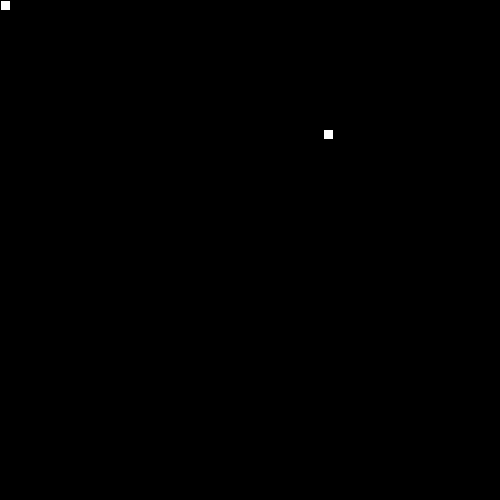
Frame 1 (no input)
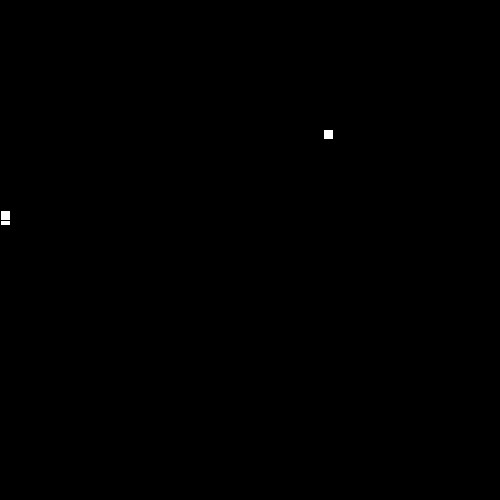
Frame 60 (the mouse pressed at the canvas centre just before this capture)
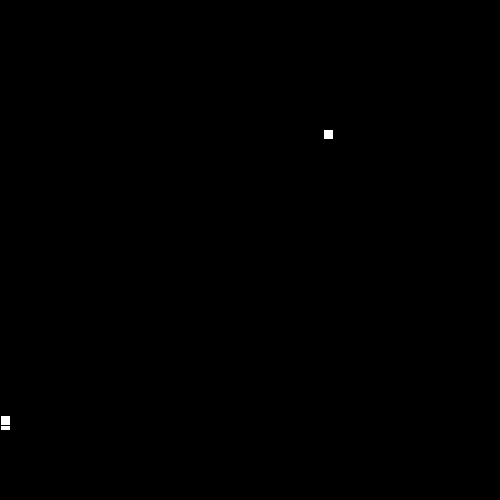
Frame 120 (the mouse held since frame 60 and released just before this capture)

The Processing sketch that drew these frames (run headless with seeded random() and noise(); from frame 60 on, the mouse is pressed at the canvas centre):

// Processing sketch: SnakeRecipe
// ── SnakeRecipe.pde

// 1. Follow the recipe instructions inside the Segment class.

// The Segment class will be used to represent each part of the moving snake.

class Segment {

  //2. Create x and y member variables to hold the location of each segment.
  float x;
  float y;
  // 3. Add a constructor with parameters to initialize each variable.
  Segment(float _x, float _y)
  {
    x = _x;
    y = _y;
  }

  // 4. Add getter and setter methods for both the x and y member variables.
  public void setX(float _x)
  {
    x = _x;
  }
  public void setY(float _y)
  {
    y = _y;
  }
  public float getX()
  {
    return x;
  }
  public float getY()
  {
    return y;
  }
}


// 5. Create (but do not initialize) a Segment variable to hold the head of the Snake
Segment head;


// 6. Create and initialize a String to hold the direction of your snake e.g. "up"
String dir = "up";


// 7. Create and initialize a variable to hold how many pieces of food the snake has eaten.
// give it a value of 1 to start.
int foodEaten = 1;


// 8. Create and initialize foodX and foodY variables to hold the location of the food.
int foodX = floor(random(500));
int foodY = floor(random(500));
// (Hint: use the random method to set both the x and y to random locations within the screen size (500 by 500).)




void setup() {

  // 9. Set the size of your sketch (500 by 500).
  size(500, 500);


  // 10. initialize your head to a new segment.
  head = new Segment(0,0);

  // 11. Use the frameRate(int rate) method to set the rate to 20.
  frameRate(20);
}


void draw() {

  background(0);
  manageTail();
  drawFood();
  drawSnake();
  move();
  collision();

  //12. Call the manageTail, drawFood, drawSnake, move, and collision methods.
}


// 13. Complete the drawFood method below. (Hint: each piece of food should be a 10 by 10 rectangle).

void drawFood() {
  rect(foodX, foodY, 10, 10);
}


//14. Draw the snake head (use a 10 by 10 rectangle)

void drawSnake() {
  rect(head.getX(), head.getY(), 10, 10);

  //test your code
}


// 15. Complete the move method below.

void move() {

  // 16. Using a switch statement, make your snake head move by 10 pixels in the correct direction.
  //This is an incomplete switch statement:
  int speed = 5;
  
  switch(dir) {
  case "up":
    head.setY(head.getY() - speed);
    break;
  case "down":
    // move head down here 
       head.setY(head.getY() + speed);
    break;
  case "left":
   // figure it out 
      head.setX(head.getX() - speed);
    break;
  case "right":
    // mystery code goes here 
       head.setX(head.getX() + speed);
    break;
  }
  


  // 17. Call the checkBoundaries method to make sure the snake head doesn't go off the screen.
  checkBoundaries();
}


// 18. Complete the keyPressed method below. Use if statements to set your direction variable depending on what key is pressed.

void keyPressed() {
  if(key == 'w' && dir != "down")
  {
    dir = "up";
  }
  else if(key == 's'  && dir != "up")
  {
    dir = "down";
  }
  else if(key == 'a' && dir != "right")
  {
    dir = "left";
  }
  else if(key == 'd' && dir != "left")
  {
    dir = "right";
  }
}



// 19. check if your head is out of bounds (teleport your snake head to the other side).

void checkBoundaries() {
  if(head.getY() > height)
  head.setY(0);
  if(head.getY() < 0)
  head.setY(height);
  if(head.getX() > width)
  head.setX(0);
  if(head.getX() < 0)
  head.setX(width);
}



//20. Make sure that the key for your current direction’s opposite doesn’t work(i.e. If you’re going up, down key shouldn’t work)
//done


// 21. Complete the missing parts of the collision method below.

void collision() {

  // If the segment is colliding with a piece of food...
     // Increase the amount of food eaten and set foodX and foodY to new random locations.
     if(head.getX() + 10 < foodX + 10 && head.getX() + 10 > foodX && head.getY() + 10 < foodY + 10 && head.getY() + 10 > foodY)
     {
       foodX = floor(random(500));
       foodY = floor(random(500));
     }
}



/**
 
 ** Part 2: making the tail (the rest of the snake)
 
 **/

//  1. Create and initialize an ArrayList of Segments. (This will be your snake tail!)
ArrayList<Segment> segments = new ArrayList<Segment>(); 

// 2. Complete the missing parts of the manageTail method below and call it in the draw method.

void manageTail() {

  //Call the drawTail and checkTailCollision methods.
  drawTail();
  checkTailCollision();
  // Add a new Segment to your ArrayList that has the same X and Y as the head of your snake.
  segments.add(new Segment(head.getX(), head.getY()));
  // To keep your tail the right length:
  // while the tail size is greater than the number of food pieces eaten, remove the first Segment in your tail.
  while(segments.size() > foodEaten)
  {
    segments.remove(0);
  }
}

void drawTail() {
    // Draw a 10 by 10 rectangle for each Segment in your snake ArrayList.
    for(Segment seg: segments)
    {
      rect(seg.getX(), seg.getY(), 10, 10);
    }
}


// 3. Complete the missing parts of the bodyCollision method below.

void checkTailCollision() {

  // If your head has the same location as one of your segments...
  for(Segment seg: segments)
  {
    if(seg.getX() == head.getX() && seg.getY() == head.getY())
    {
      foodEaten = 0;
    }
  }
  // reset your food variable

  //Call this method at the beginning of your manageTail method.
}
